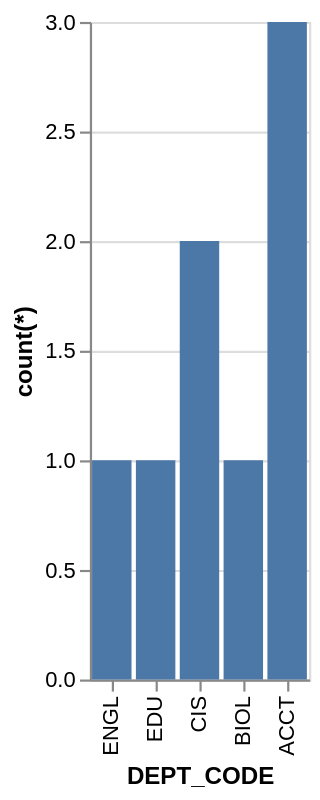

The specification (Vega-Lite) saved for this image:
### Vega-Lite specification from a JSON file in a GitHub repository (floating-point values rounded to 4 significant figures)
{"data": {"values": [{"x_data": "ENGL", "y_data": 1}, {"x_data": "EDU", "y_data": 1}, {"x_data": "CIS", "y_data": 2}, {"x_data": "BIOL", "y_data": 1}, {"x_data": "ACCT", "y_data": 3}]}, "mark": "bar", "encoding": {"x": {"field": "x_data", "type": "nominal", "title": "DEPT_CODE", "sort": "descending"}, "y": {"field": "y_data", "type": "quantitative", "title": "count(*)"}}}
